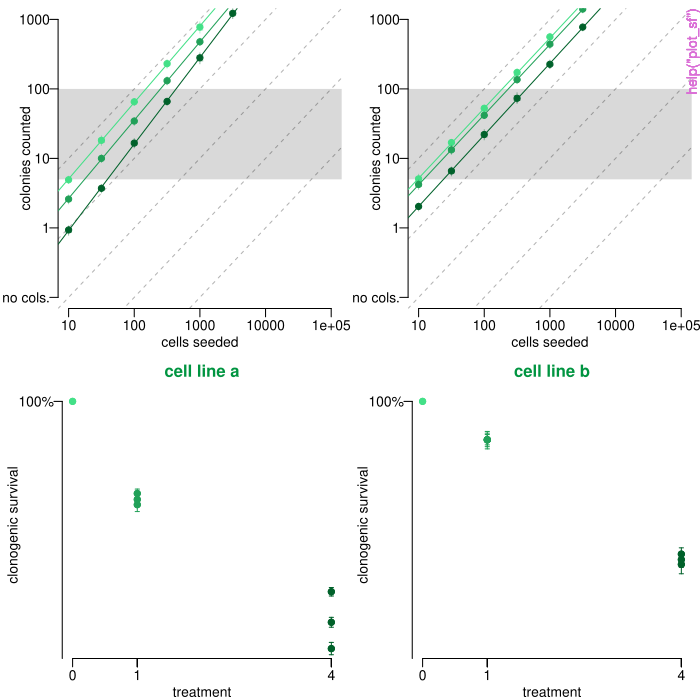

Reproduce this figure in R.
pkgname <- "CFAcoop"
source(file.path(R.home("share"), "R", "examples-header.R"))
options(warn = 1)
base::assign(".ExTimings", "CFAcoop-Ex.timings", pos = 'CheckExEnv')
base::cat("name\tuser\tsystem\telapsed\n", file=base::get(".ExTimings", pos = 'CheckExEnv'))
base::assign(".format_ptime",
function(x) {
  if(!is.na(x[4L])) x[1L] <- x[1L] + x[4L]
  if(!is.na(x[5L])) x[2L] <- x[2L] + x[5L]
  options(OutDec = '.')
  format(x[1L:3L], digits = 7L)
},
pos = 'CheckExEnv')

### * </HEADER>
library('CFAcoop')

base::assign(".oldSearch", base::search(), pos = 'CheckExEnv')
base::assign(".old_wd", base::getwd(), pos = 'CheckExEnv')
cleanEx()
nameEx("CFAdata")
### * CFAdata

flush(stderr()); flush(stdout())

base::assign(".ptime", proc.time(), pos = "CheckExEnv")
### Name: CFAdata
### Title: Colony Formation Assay data on cellular cooperation
### Aliases: CFAdata
### Keywords: dataset

### ** Examples

data(CFAdata)
head(CFAdata)
cll <- levels(CFAdata$cell.line)



base::assign(".dptime", (proc.time() - get(".ptime", pos = "CheckExEnv")), pos = "CheckExEnv")
base::cat("CFAdata", base::get(".format_ptime", pos = 'CheckExEnv')(get(".dptime", pos = "CheckExEnv")), "\n", file=base::get(".ExTimings", pos = 'CheckExEnv'), append=TRUE, sep="\t")
cleanEx()
nameEx("analyze_survival")
### * analyze_survival

flush(stderr()); flush(stdout())

base::assign(".ptime", proc.time(), pos = "CheckExEnv")
### Name: analyze_survival
### Title: analyze_survival
### Aliases: analyze_survival

### ** Examples

seeded <- rep(10^(seq(1,5,0.5)),each = 3)
df.1 <- data.frame(
  "seeded" = seeded,
  "counted1" = 0.4 * seeded^1.1 * rnorm(n = length(seeded),1,0.05),
  "counted2" = 0.2 * seeded^1.125 * rnorm(n = length(seeded),1,0.05),
  "counted3" = 0.05 * seeded^1.25 * rnorm(n = length(seeded),1,0.05))
df.2 <- data.frame("seeded" = seeded,
  "counted1" = 0.5 * seeded^1.01 * rnorm(n = length(seeded),1,0.05),
  "counted2" = 0.4 * seeded^1.0125 * rnorm(n = length(seeded),1,0.05),
  "counted3" = 0.2 * seeded^1.025 * rnorm(n = length(seeded),1,0.05))
SF <- vector("list",2)
SF[[1]] <- analyze_survival(RD = df.1,
                            name = "cell line a",
                            xtreat = c(0,1,4),
                            c_range = c(5,20,100))
SF[[2]] <- analyze_survival(RD = df.2,
                            name = "cell line b",
                            xtreat = c(0,1,4))



base::assign(".dptime", (proc.time() - get(".ptime", pos = "CheckExEnv")), pos = "CheckExEnv")
base::cat("analyze_survival", base::get(".format_ptime", pos = 'CheckExEnv')(get(".dptime", pos = "CheckExEnv")), "\n", file=base::get(".ExTimings", pos = 'CheckExEnv'), append=TRUE, sep="\t")
cleanEx()
nameEx("calculate_sf")
### * calculate_sf

flush(stderr()); flush(stdout())

base::assign(".ptime", proc.time(), pos = "CheckExEnv")
### Name: calculate_sf
### Title: calculate_sf
### Aliases: calculate_sf

### ** Examples

seeded <- 10^(seq(1, 5, 0.5))
counted.ref <- 0.4 * 10^(seq(1, 5, 0.5) + rnorm(n = 9, 0, 0.1))^1.1
counted.treat <- 0.01 * 10^(seq(1, 5, 0.5) + rnorm(n = 9, 0, 0.1))^1.2
fit_ref <- pwr_reg(seeded = seeded, counted = counted.ref)
fit_treat <- pwr_reg(seeded = seeded, counted = counted.treat)
calculate_sf(par_ref = fit_ref, par_treat = fit_treat)
data("CFAdata")
D <- subset.data.frame(
  x = CFAdata,
  subset = cell.line == levels(CFAdata$cell.line)[1]
)
fit_ref <- pwr_reg(seeded = D$`Cells seeded`, counted = D$`0 Gy`)
fit_treat <- pwr_reg(seeded = D$`Cells seeded`, counted = D$`4 Gy`)
calculate_sf(par_ref = fit_ref, par_treat = fit_treat)



base::assign(".dptime", (proc.time() - get(".ptime", pos = "CheckExEnv")), pos = "CheckExEnv")
base::cat("calculate_sf", base::get(".format_ptime", pos = 'CheckExEnv')(get(".dptime", pos = "CheckExEnv")), "\n", file=base::get(".ExTimings", pos = 'CheckExEnv'), append=TRUE, sep="\t")
cleanEx()
nameEx("export_sf")
### * export_sf

flush(stderr()); flush(stdout())

base::assign(".ptime", proc.time(), pos = "CheckExEnv")
### Name: export_sf
### Title: export_sf
### Aliases: export_sf

### ** Examples

seeded <- rep(10^(seq(1, 5, 0.5)), each = 3)
df.1 <- data.frame(
  "seeded" = seeded,
  "counted1" = 0.4 * seeded^1.1 * rnorm(n = length(seeded), 1, 0.05),
  "counted2" = 0.2 * seeded^1.125 * rnorm(n = length(seeded), 1, 0.05),
  "counted3" = 0.05 * seeded^1.25 * rnorm(n = length(seeded), 1, 0.05)
)
df.2 <- data.frame(
  "seeded" = seeded,
  "counted1" = 0.5 * seeded^1.01 * rnorm(n = length(seeded), 1, 0.05),
  "counted2" = 0.4 * seeded^1.0125 * rnorm(n = length(seeded), 1, 0.05),
  "counted3" = 0.2 * seeded^1.025 * rnorm(n = length(seeded), 1, 0.05)
)
SF <- vector("list", 2)
SF[[1]] <- analyze_survival(
  RD = df.1, name = "cell line a",
  xtreat = c(0, 1, 4)
)
SF[[2]] <- analyze_survival(
  RD = df.2, name = "cell line b",
  xtreat = c(0, 1, 4)
)
export_sf(SF)

data("CFAdata")
SF <- vector("list", 4)
ll <- levels(CFAdata$cell.line)[c(1, 3, 5, 7)]
for (i in seq_along(ll)) {
  cdat <- subset.data.frame(
    x = CFAdata,
    subset = CFAdata$cell.line == ll[i]
  )
  SF[[i]] <- analyze_survival(
    RD = cdat[, -1],
    name = ll[i],
    xtreat = c(0, 1, 2, 4, 6, 8)
  )
}
export_sf(SF)



base::assign(".dptime", (proc.time() - get(".ptime", pos = "CheckExEnv")), pos = "CheckExEnv")
base::cat("export_sf", base::get(".format_ptime", pos = 'CheckExEnv')(get(".dptime", pos = "CheckExEnv")), "\n", file=base::get(".ExTimings", pos = 'CheckExEnv'), append=TRUE, sep="\t")
cleanEx()
nameEx("plot_sf")
### * plot_sf

flush(stderr()); flush(stdout())

base::assign(".ptime", proc.time(), pos = "CheckExEnv")
### Name: plot_sf
### Title: plot_sf
### Aliases: plot_sf

### ** Examples

seeded <- rep(10^(seq(1, 5, 0.5)), each = 3)
df.1 <- data.frame(
  "seeded" = seeded,
  "counted1" = 0.4 * seeded^1.1 * rnorm(n = length(seeded), 1, 0.05),
  "counted2" = 0.2 * seeded^1.125 * rnorm(n = length(seeded), 1, 0.05),
  "counted3" = 0.05 * seeded^1.25 * rnorm(n = length(seeded), 1, 0.05)
)
df.2 <- data.frame(
  "seeded" = seeded,
  "counted1" = 0.5 * seeded^1.01 * rnorm(n = length(seeded), 1, 0.05),
  "counted2" = 0.4 * seeded^1.0125 * rnorm(n = length(seeded), 1, 0.05),
  "counted3" = 0.2 * seeded^1.025 * rnorm(n = length(seeded), 1, 0.05)
)
SF <- vector("list", 2)
SF[[1]] <- analyze_survival(
  RD = df.1, name = "cell line a",
  xtreat = c(0, 1, 4)
)
SF[[2]] <- analyze_survival(
  RD = df.2, name = "cell line b",
  xtreat = c(0, 1, 4)
)
plot_sf(SF)

data("CFAdata")
SF <- vector("list", 4)
ll <- levels(CFAdata$cell.line)[c(1, 3, 5, 7)]
for (i in seq_along(ll)) {
  cdat <- subset.data.frame(
    x = CFAdata,
    subset = CFAdata$cell.line == ll[i]
  )
  SF[[i]] <- analyze_survival(
    RD = cdat[, -1],
    name = ll[i],
    xtreat = c(0, 1, 2, 4, 6, 8)
  )
}
plot_sf(SF)



base::assign(".dptime", (proc.time() - get(".ptime", pos = "CheckExEnv")), pos = "CheckExEnv")
base::cat("plot_sf", base::get(".format_ptime", pos = 'CheckExEnv')(get(".dptime", pos = "CheckExEnv")), "\n", file=base::get(".ExTimings", pos = 'CheckExEnv'), append=TRUE, sep="\t")
cleanEx()
nameEx("pwr_reg")
### * pwr_reg

flush(stderr()); flush(stdout())

base::assign(".ptime", proc.time(), pos = "CheckExEnv")
### Name: pwr_reg
### Title: pwr_reg
### Aliases: pwr_reg

### ** Examples

pwr_reg(
  seeded = 10^(seq(1, 5, 0.5)),
  counted = 0.4 * (10^seq(1, 5, 0.5))^1.25 * rnorm(n = 9, 1, 0.05)
)
data(CFAdata)
D <- subset.data.frame(
  x = CFAdata,
  subset = cell.line == levels(CFAdata$cell.line)[1]
)
pwr_reg(seeded = D$`Cells seeded`, counted = D$`0 Gy`)



base::assign(".dptime", (proc.time() - get(".ptime", pos = "CheckExEnv")), pos = "CheckExEnv")
base::cat("pwr_reg", base::get(".format_ptime", pos = 'CheckExEnv')(get(".dptime", pos = "CheckExEnv")), "\n", file=base::get(".ExTimings", pos = 'CheckExEnv'), append=TRUE, sep="\t")
### * <FOOTER>
###
cleanEx()
options(digits = 7L)
base::cat("Time elapsed: ", proc.time() - base::get("ptime", pos = 'CheckExEnv'),"\n")
grDevices::dev.off()
###
### Local variables: ***
### mode: outline-minor ***
### outline-regexp: "\\(> \\)?### [*]+" ***
### End: ***
quit('no')
